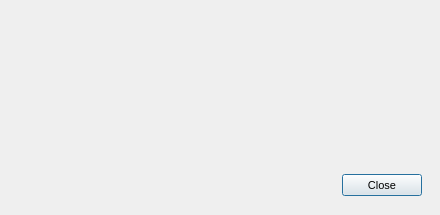
<?xml version="1.0" encoding="UTF-8"?>
<ui version="4.0">
 <class>MegaInfoMessage</class>
 <widget class="QDialog" name="MegaInfoMessage">
  <property name="geometry">
   <rect>
    <x>0</x>
    <y>0</y>
    <width>440</width>
    <height>215</height>
   </rect>
  </property>
  <property name="minimumSize">
   <size>
    <width>440</width>
    <height>215</height>
   </size>
  </property>
  <property name="maximumSize">
   <size>
    <width>440</width>
    <height>215</height>
   </size>
  </property>
  <property name="windowTitle">
   <string>Why am I seeing this?</string>
  </property>
  <property name="styleSheet">
   <string notr="true">QWidget
{
font-size: 11px;
}</string>
  </property>
  <layout class="QVBoxLayout" name="verticalLayout_2">
   <property name="spacing">
    <number>0</number>
   </property>
   <property name="leftMargin">
    <number>0</number>
   </property>
   <property name="topMargin">
    <number>10</number>
   </property>
   <property name="rightMargin">
    <number>0</number>
   </property>
   <property name="bottomMargin">
    <number>0</number>
   </property>
   <item>
    <layout class="QHBoxLayout" name="horizontalLayout_4">
     <property name="spacing">
      <number>17</number>
     </property>
     <property name="leftMargin">
      <number>20</number>
     </property>
     <property name="topMargin">
      <number>0</number>
     </property>
     <property name="rightMargin">
      <number>17</number>
     </property>
     <item>
      <widget class="QWidget" name="wIcon" native="true">
       <property name="minimumSize">
        <size>
         <width>70</width>
         <height>0</height>
        </size>
       </property>
       <property name="maximumSize">
        <size>
         <width>70</width>
         <height>16777215</height>
        </size>
       </property>
       <layout class="QVBoxLayout" name="verticalLayout_3">
        <property name="leftMargin">
         <number>0</number>
        </property>
        <property name="topMargin">
         <number>0</number>
        </property>
        <property name="rightMargin">
         <number>0</number>
        </property>
        <property name="bottomMargin">
         <number>0</number>
        </property>
        <item>
         <widget class="QToolButton" name="bIcon">
          <property name="minimumSize">
           <size>
            <width>70</width>
            <height>70</height>
           </size>
          </property>
          <property name="maximumSize">
           <size>
            <width>70</width>
            <height>70</height>
           </size>
          </property>
          <property name="styleSheet">
           <string notr="true">#bIcon
{
border: none;
}</string>
          </property>
          <property name="text">
           <string/>
          </property>
          <property name="iconSize">
           <size>
            <width>70</width>
            <height>70</height>
           </size>
          </property>
         </widget>
        </item>
        <item>
         <spacer name="verticalSpacer">
          <property name="orientation">
           <enum>Qt::Vertical</enum>
          </property>
          <property name="sizeHint" stdset="0">
           <size>
            <width>20</width>
            <height>40</height>
           </size>
          </property>
         </spacer>
        </item>
       </layout>
      </widget>
     </item>
     <item>
      <widget class="QWidget" name="wContainer" native="true">
       <layout class="QVBoxLayout" name="verticalLayout">
        <property name="spacing">
         <number>3</number>
        </property>
        <property name="leftMargin">
         <number>0</number>
        </property>
        <property name="topMargin">
         <number>0</number>
        </property>
        <property name="rightMargin">
         <number>0</number>
        </property>
        <property name="bottomMargin">
         <number>0</number>
        </property>
        <item>
         <widget class="QLabel" name="lInfoTitle">
          <property name="minimumSize">
           <size>
            <width>0</width>
            <height>30</height>
           </size>
          </property>
          <property name="maximumSize">
           <size>
            <width>16777215</width>
            <height>30</height>
           </size>
          </property>
          <property name="styleSheet">
           <string notr="true">#lInfoTitle
{
	color: rgba(0,0,0,0.85);
	font-size: 13px;
	font-weight: bold;
}</string>
          </property>
          <property name="text">
           <string/>
          </property>
          <property name="wordWrap">
           <bool>true</bool>
          </property>
         </widget>
        </item>
        <item>
         <widget class="QWidget" name="wText" native="true">
          <layout class="QVBoxLayout" name="verticalLayout_4">
           <property name="spacing">
            <number>13</number>
           </property>
           <property name="leftMargin">
            <number>0</number>
           </property>
           <property name="topMargin">
            <number>0</number>
           </property>
           <property name="rightMargin">
            <number>0</number>
           </property>
           <property name="bottomMargin">
            <number>0</number>
           </property>
           <item>
            <widget class="QLabel" name="lFirstDescP">
             <property name="styleSheet">
              <string notr="true">#lFirstDescP
{
	color: rgba(0,0,0,0.85);
	font-size: 12px;
	line-height: 14px;
}</string>
             </property>
             <property name="text">
              <string/>
             </property>
             <property name="wordWrap">
              <bool>true</bool>
             </property>
            </widget>
           </item>
           <item>
            <widget class="QLabel" name="lSecondDescP">
             <property name="styleSheet">
              <string notr="true">#lSecondDescP
{
	color: rgba(0,0,0,0.85);
	font-size: 12px;
	line-height: 14px;
}</string>
             </property>
             <property name="text">
              <string/>
             </property>
             <property name="wordWrap">
              <bool>true</bool>
             </property>
            </widget>
           </item>
          </layout>
         </widget>
        </item>
       </layout>
      </widget>
     </item>
    </layout>
   </item>
   <item>
    <spacer name="verticalSpacer_2">
     <property name="orientation">
      <enum>Qt::Vertical</enum>
     </property>
     <property name="sizeHint" stdset="0">
      <size>
       <width>20</width>
       <height>40</height>
      </size>
     </property>
    </spacer>
   </item>
   <item>
    <widget class="QWidget" name="wButtons" native="true">
     <property name="minimumSize">
      <size>
       <width>0</width>
       <height>50</height>
      </size>
     </property>
     <property name="maximumSize">
      <size>
       <width>16777215</width>
       <height>50</height>
      </size>
     </property>
     <layout class="QHBoxLayout" name="horizontalLayout_3">
      <property name="spacing">
       <number>8</number>
      </property>
      <property name="leftMargin">
       <number>18</number>
      </property>
      <property name="rightMargin">
       <number>18</number>
      </property>
      <property name="bottomMargin">
       <number>18</number>
      </property>
      <item>
       <spacer name="horizontalSpacer_2">
        <property name="orientation">
         <enum>Qt::Horizontal</enum>
        </property>
        <property name="sizeHint" stdset="0">
         <size>
          <width>1</width>
          <height>20</height>
         </size>
        </property>
       </spacer>
      </item>
      <item>
       <widget class="QPushButton" name="bClose">
        <property name="minimumSize">
         <size>
          <width>0</width>
          <height>22</height>
         </size>
        </property>
        <property name="text">
         <string>Close</string>
        </property>
        <property name="autoDefault">
         <bool>true</bool>
        </property>
        <property name="default">
         <bool>true</bool>
        </property>
        <property name="flat">
         <bool>false</bool>
        </property>
       </widget>
      </item>
     </layout>
    </widget>
   </item>
  </layout>
 </widget>
 <resources/>
 <connections/>
</ui>
